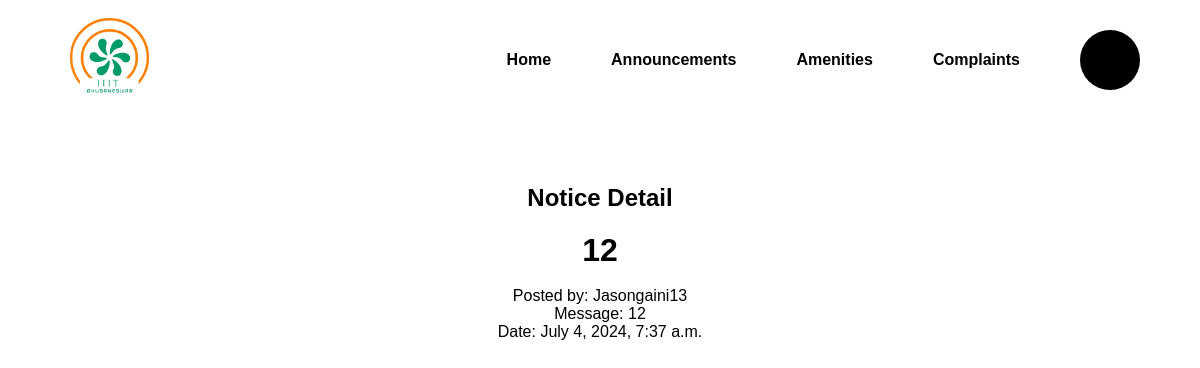
The app's page /student/notice/15/ with its own data.
### users/models.py (models this page shows, shortened)
class Notice(models.Model):
    subject = models.CharField(max_length=255)
    message = models.TextField()
    posted_by = models.ForeignKey(User, on_delete=models.CASCADE)
    date_posted = models.DateTimeField(auto_now_add=True)

### users/views.py (the view)
# urls.py: path('student/notice/<int:pk>/', views.student_notice_detail, name='student_notice_detail'),
def student_notice_detail(request, pk):
    notice = get_object_or_404(Notice, pk=pk)
    return render(request, 'student_notice_detail.html', {'notice': notice})

### users/templates/student_notice_detail.html (shortened to what this page needs)
{% extends 'base.html' %}
{% block content %}
{% load static %}
<link rel="stylesheet" href="{% static 'css/noticeboard.css' %}">
<div class="container mt-4">
    <h2 class="text-center">Notice Detail</h2>
    <header>
        <h1 class="text-center">{{ notice.subject|capfirst }}</h1>
    </header>
    <br>
    <div class="notice-details d-flex justify-content-center">
        <div class="content-container">
            <div class="detail-row">
                <div class="label text-center">Posted by: {{ notice.posted_by.username|capfirst }}</div>
            </div>
            <div class="detail-row">
                <div class="label text-center">Message: {{ notice.message }}</div>
            </div>
            <div class="detail-row">
                <div class="label text-center">Date: {{ notice.date_posted }}</div>
            </div>
        </div>
    </div>
</div>
{% endblock %}

### static/css/dashboard_styles.css (style rules this page uses)
* { margin: 0; padding: 0; box-sizing: border-box; }
body { font-family: 'Roboto', sans-serif; }

### static/css/noticeboard.css (style rules this page uses)
* { margin: 0; padding: 0; box-sizing: border-box; }
html, body { height: 100%; overflow: hidden; }
body { font-family: Arial, sans-serif; justify-content: center; align-items: center; }
.container { margin-top: 4rem; }
h2 { text-align: center; margin-bottom: 20px; }
.text-center { text-align: center; }
.mt-4 { margin-top: 4rem !important; }
.d-flex { display: flex; }
.justify-content-center { justify-content: center; }

### records on screen
Notice: subject "12", posted_by.username "Jasongaini13", message "12", date_posted "July 4, 2024, 7:37 a.m."
